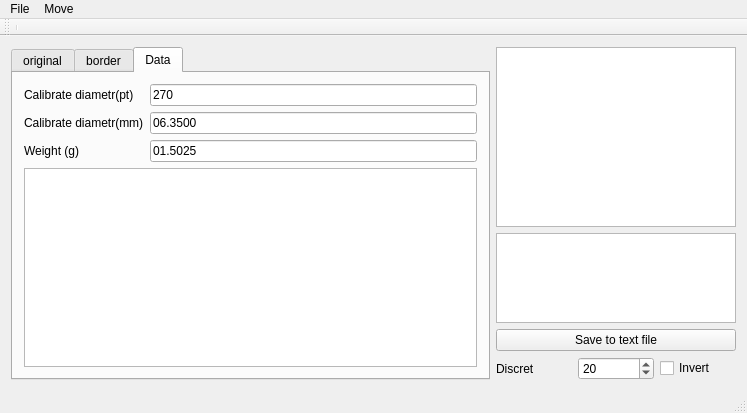
<?xml version="1.0" encoding="UTF-8"?>
<ui version="4.0">
 <class>MainWindow</class>
 <widget class="QMainWindow" name="MainWindow">
  <property name="geometry">
   <rect>
    <x>0</x>
    <y>0</y>
    <width>747</width>
    <height>413</height>
   </rect>
  </property>
  <property name="windowTitle">
   <string>MainWindow</string>
  </property>
  <widget class="QWidget" name="centralWidget">
   <layout class="QGridLayout" name="gridLayout_3">
    <item row="0" column="0">
     <layout class="QHBoxLayout" name="horizontalLayout_2" stretch="2,1">
      <item>
       <widget class="QTabWidget" name="tabWidget">
        <property name="currentIndex">
         <number>2</number>
        </property>
        <widget class="QWidget" name="tab">
         <attribute name="title">
          <string>original</string>
         </attribute>
         <layout class="QGridLayout" name="gridLayout">
          <item row="0" column="0">
           <widget class="QGraphicsView" name="graphicsViewOriginal"/>
          </item>
         </layout>
        </widget>
        <widget class="QWidget" name="tab_2">
         <attribute name="title">
          <string>border</string>
         </attribute>
         <layout class="QGridLayout" name="gridLayout_2">
          <item row="0" column="0">
           <widget class="QGraphicsView" name="graphicsViewBorder"/>
          </item>
         </layout>
        </widget>
        <widget class="QWidget" name="tab_3">
         <attribute name="title">
          <string>Data</string>
         </attribute>
         <layout class="QGridLayout" name="gridLayout_5">
          <item row="0" column="0">
           <layout class="QVBoxLayout" name="verticalLayout_2">
            <item>
             <layout class="QGridLayout" name="gridLayout_4">
              <item row="0" column="0">
               <widget class="QLabel" name="label_2">
                <property name="text">
                 <string>Calibrate diametr(pt)</string>
                </property>
               </widget>
              </item>
              <item row="0" column="1">
               <widget class="QLineEdit" name="lineEditVolume">
                <property name="inputMask">
                 <string>000</string>
                </property>
                <property name="text">
                 <string>270</string>
                </property>
               </widget>
              </item>
              <item row="1" column="0">
               <widget class="QLabel" name="label_3">
                <property name="text">
                 <string>Calibrate diametr(mm)</string>
                </property>
               </widget>
              </item>
              <item row="1" column="1">
               <widget class="QLineEdit" name="lineEditDiametr">
                <property name="inputMask">
                 <string>00.0000</string>
                </property>
                <property name="text">
                 <string>06.3500</string>
                </property>
               </widget>
              </item>
              <item row="2" column="0">
               <widget class="QLabel" name="label_4">
                <property name="text">
                 <string>Weight (g)</string>
                </property>
               </widget>
              </item>
              <item row="2" column="1">
               <widget class="QLineEdit" name="lineEditWeight">
                <property name="inputMask">
                 <string comment="00,0000">00.0000</string>
                </property>
                <property name="text">
                 <string>01.5025</string>
                </property>
               </widget>
              </item>
             </layout>
            </item>
            <item>
             <widget class="QTextEdit" name="textEditOut2"/>
            </item>
           </layout>
          </item>
         </layout>
        </widget>
       </widget>
      </item>
      <item>
       <layout class="QVBoxLayout" name="verticalLayout" stretch="20,10,0,1">
        <item>
         <widget class="QGraphicsView" name="graphicsViewScaled"/>
        </item>
        <item>
         <widget class="QTextEdit" name="textEditOut"/>
        </item>
        <item>
         <widget class="QPushButton" name="pushButtonSave">
          <property name="text">
           <string>Save to text file</string>
          </property>
         </widget>
        </item>
        <item>
         <layout class="QHBoxLayout" name="horizontalLayout">
          <item>
           <widget class="QLabel" name="label">
            <property name="text">
             <string>Discret</string>
            </property>
           </widget>
          </item>
          <item>
           <widget class="QSpinBox" name="spinBoxDiscret">
            <property name="value">
             <number>20</number>
            </property>
           </widget>
          </item>
          <item>
           <widget class="QCheckBox" name="checkBoxInvert">
            <property name="text">
             <string>Invert</string>
            </property>
           </widget>
          </item>
         </layout>
        </item>
       </layout>
      </item>
     </layout>
    </item>
   </layout>
  </widget>
  <widget class="QMenuBar" name="menuBar">
   <property name="geometry">
    <rect>
     <x>0</x>
     <y>0</y>
     <width>747</width>
     <height>27</height>
    </rect>
   </property>
   <widget class="QMenu" name="menuMove">
    <property name="title">
     <string>Move</string>
    </property>
    <addaction name="actionMove_left"/>
    <addaction name="actionMove_right"/>
    <addaction name="actionMove_up"/>
    <addaction name="actionMove_down"/>
    <addaction name="actionTake_point"/>
    <addaction name="actionMoveF_left"/>
    <addaction name="actionMoveF_right"/>
    <addaction name="actionMoveF_up"/>
    <addaction name="actionMoveF_down"/>
   </widget>
   <widget class="QMenu" name="menuFile">
    <property name="title">
     <string>File</string>
    </property>
    <addaction name="actionOpen_image"/>
    <addaction name="actionInterpolate"/>
    <addaction name="actionOpen_file_list"/>
    <addaction name="actionCalculate"/>
   </widget>
   <addaction name="menuFile"/>
   <addaction name="menuMove"/>
  </widget>
  <widget class="QToolBar" name="mainToolBar">
   <attribute name="toolBarArea">
    <enum>TopToolBarArea</enum>
   </attribute>
   <attribute name="toolBarBreak">
    <bool>false</bool>
   </attribute>
   <addaction name="separator"/>
  </widget>
  <widget class="QStatusBar" name="statusBar"/>
  <action name="actionMove_left">
   <property name="text">
    <string>move left</string>
   </property>
   <property name="shortcut">
    <string>Left</string>
   </property>
  </action>
  <action name="actionMove_right">
   <property name="text">
    <string>move right</string>
   </property>
   <property name="shortcut">
    <string>Right</string>
   </property>
  </action>
  <action name="actionMove_up">
   <property name="text">
    <string>move up</string>
   </property>
   <property name="shortcut">
    <string>Up</string>
   </property>
  </action>
  <action name="actionMove_down">
   <property name="text">
    <string>move down</string>
   </property>
   <property name="shortcut">
    <string>Down</string>
   </property>
  </action>
  <action name="actionTake_point">
   <property name="text">
    <string>take point</string>
   </property>
   <property name="shortcut">
    <string>Space</string>
   </property>
  </action>
  <action name="actionOpen_image">
   <property name="text">
    <string>Open image</string>
   </property>
   <property name="shortcut">
    <string>Ctrl+O</string>
   </property>
  </action>
  <action name="actionInterpolate">
   <property name="text">
    <string>Interpolate</string>
   </property>
   <property name="shortcut">
    <string>Ctrl+I</string>
   </property>
  </action>
  <action name="actionMoveF_left">
   <property name="text">
    <string>moveF left</string>
   </property>
   <property name="shortcut">
    <string>Shift+Left</string>
   </property>
  </action>
  <action name="actionMoveF_right">
   <property name="text">
    <string>moveF right</string>
   </property>
   <property name="shortcut">
    <string>Shift+Right</string>
   </property>
  </action>
  <action name="actionMoveF_up">
   <property name="text">
    <string>moveF up</string>
   </property>
   <property name="shortcut">
    <string>Shift+Up</string>
   </property>
  </action>
  <action name="actionMoveF_down">
   <property name="text">
    <string>moveF down</string>
   </property>
   <property name="shortcut">
    <string>Shift+Down</string>
   </property>
  </action>
  <action name="actionOpen_file_list">
   <property name="text">
    <string>Open file list</string>
   </property>
   <property name="shortcut">
    <string>Ctrl+Shift+O</string>
   </property>
  </action>
  <action name="actionCalculate">
   <property name="text">
    <string>Calculate</string>
   </property>
   <property name="shortcut">
    <string>Ctrl+P</string>
   </property>
  </action>
 </widget>
 <layoutdefault spacing="6" margin="11"/>
 <resources/>
 <connections/>
</ui>
